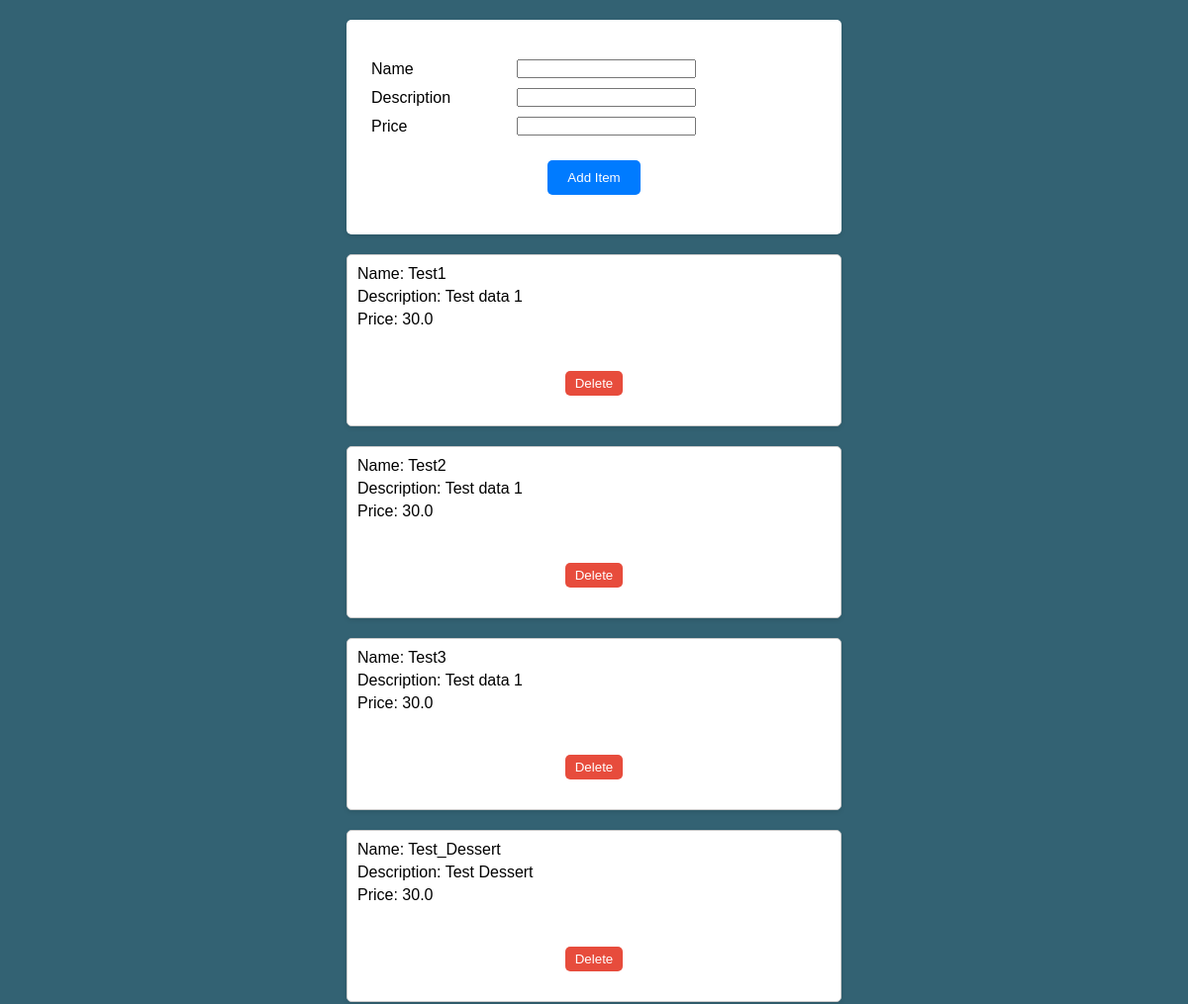
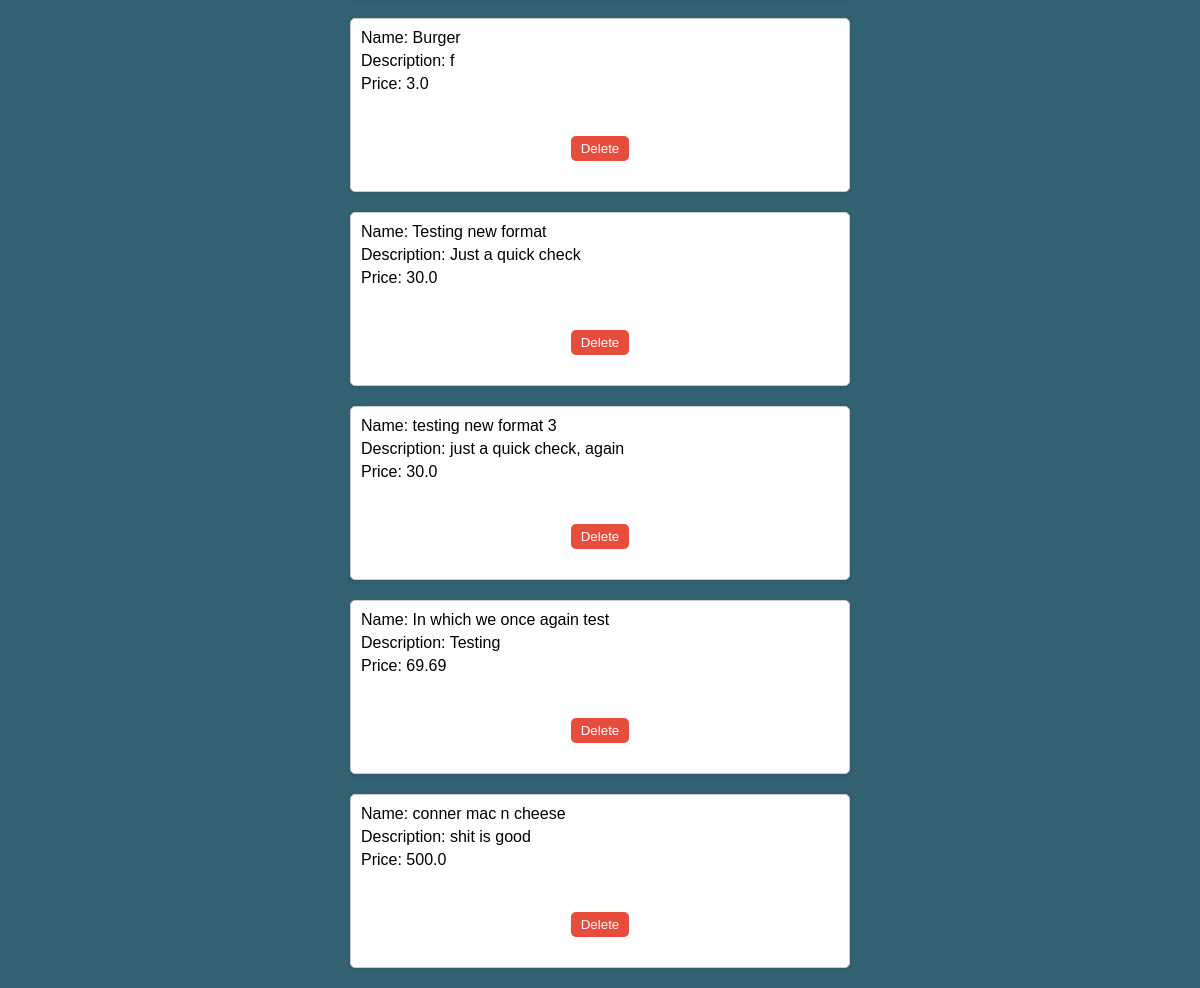
The page /restaurant_admin/ on the database its author committed (2 pictures, top to bottom).
### mcewens/models.py (models this page shows)
class MenuItem(models.Model):
    name = models.CharField(max_length=50)
    CATEGORY_CHOICES = (
        ("Brunch", "Brunch"),
        ("Lunch", "Lunch"),
        ("Dinner", "Dinner"),
        ("Wine and Cocktails", "Wine and Cocktails"),
    )
    category = models.CharField(choices=CATEGORY_CHOICES, max_length=50)
    TYPE_CHOICES = (
        ("Appetizers", "Appetizers"),
        ("Soups/Salads", "Soups/Salads"),
        ("Entrees", "Entrees"),
        ("Desserts", "Desserts"),
        ("Wine", "Wine"),
        ("Cocktails", "Cocktails"),
    )
    item_type = models.CharField(choices=TYPE_CHOICES, max_length=50, blank=True)
    description = models.CharField(max_length=200, blank=True)
    price = models.FloatField()
    current = models.IntegerField(default=1)
    class Meta:
        unique_together = ("name", "category")

### mcewens/views.py (the view)
# urls.py: path("restaurant_admin/", restaurant_admin, name="restaurant_admin"),
def restaurant_admin(request):
    form = MenuItemForm()
    menuItems = MenuItem.objects.all()
    if request.method == "POST":
        form = MenuItemForm(request.POST)
        name = request.POST.get("name")
        description = request.POST.get("description")
        price = request.POST.get("price")
        create_menu_item(name, description, price)
    context = {"form": form, "menuItems": menuItems}
    return render(request, "restaurantadmin.html", context)

### mcewens/forms.py
class MenuItemForm(forms.ModelForm):
    class Meta:
        model = MenuItem
        fields = [
            "name",
            "price",
            "description",
            "category",
            "item_type",
        ]
        exclude = ["current"]

### mcewens/templates/restaurantadmin.html (shortened to what this page needs)
<!DOCTYPE html>
<html lang="en">
  <head>
  </head>
  <body>
    <div>
      <form method="POST" action="">
        <table>
          <tr>
            <td>{{form.name.label}}</td>
            <td>{{form.name}}</td>
          </tr>
          <tr>
            <td>{{form.description.label}}</td>
            <td>{{form.description}}</td>
          </tr>
          <tr>
            <td>{{form.price.label}}</td>
            <td>{{form.price}}</td>
          </tr>
        </table>
        <input type="submit" value="Add Item" />
      </form>
    </div>
    {% for menuItem in menuItems %}
    <div class="menu-item-{{menuItem.id}}">
      <p>Name: {{menuItem.name}}</p>
      <p>Description: {{menuItem.description}}</p>
      <p>Price: {{menuItem.price}}</p>
      <form class="menu-item-{{menuItem.id}}" action="" method="POST">
        <input type="submit" name="delete" value="Delete" />
      </form>
    </div>
    {% endfor %}
  </body>
</html>

### rows shown on the page
MenuItem: name "Test1", description "Test data 1", price "30.0"
MenuItem: name "Test2", description "Test data 1", price "30.0"
MenuItem: name "Test3", description "Test data 1", price "30.0"
MenuItem: name "Test_Dessert", description "Test Dessert", price "30.0"
MenuItem: name "Burger", description "f", price "3.0"
MenuItem: name "Testing new format", description "Just a quick check", price "30.0"
MenuItem: name "testing new format 3", description "just a quick check, again", price "30.0"
MenuItem: name "In which we once again test", description "Testing", price "69.69"
MenuItem: name "conner mac n cheese", description "shit is good", price "500.0"
